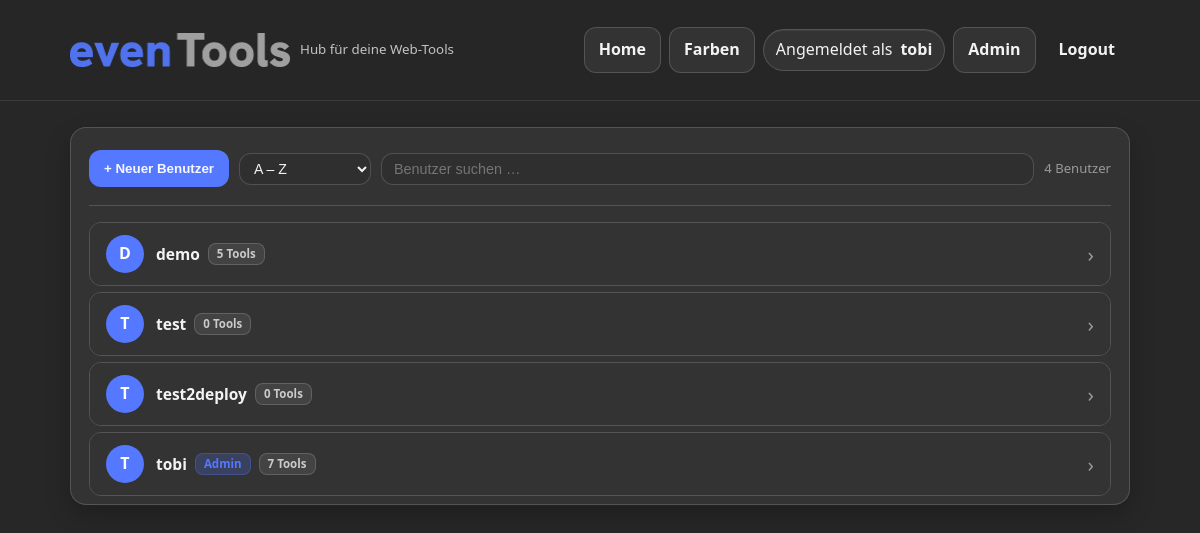
/admin_users.php (signed in), run on the app's committed database.
### tables this page shows
CREATE TABLE users (
  id INTEGER PRIMARY KEY AUTOINCREMENT,
  username TEXT UNIQUE NOT NULL,
  passhash TEXT NOT NULL,
  tools TEXT NOT NULL,
  is_admin INTEGER NOT NULL DEFAULT 0
);

### app/config.php (called while the page is built, shortened)
<?php
$dataDirEnv = trim((string)(getenv('APP_DATA_DIR') ?: ''));
$dataDir = $dataDirEnv !== '' ? $dataDirEnv : __DIR__;
return [
  'site_name'    => 'Tools',
  'session_name' => 'TOOLSSESS',
  'tools_dir'    => __DIR__ . '/tools',
  'db_path'      => $dataDir . '/users.sqlite',
  'dguv_db_path' => $dataDir . '/dguv.sqlite',
  'cuesheet_db_path' => $dataDir . '/cuesheet.sqlite',
  'pdf_template_db_path' => $dataDir . '/pdf_templates.sqlite',
  'patchmatrix_db_path' => $dataDir . '/patchmatrix.sqlite',
  'data_dir' => $dataDir,
  'dguv_agent_token' => getenv('DGUV_AGENT_TOKEN') ?: '',
];

### admin_users.php (the view, shortened to what this page needs)
<?php
require __DIR__ . '/_bootstrap.php';
$config = require __DIR__ . '/app/config.php';
$db = new PDO('sqlite:' . $config['db_path']);
$db->setAttribute(PDO::ATTR_ERRMODE, PDO::ERRMODE_EXCEPTION);
$allTools = [];
$toolsBase = realpath($config['tools_dir']);
if ($toolsBase) {
  foreach (glob($toolsBase . '/*', GLOB_ONLYDIR) as $dir) $allTools[] = basename($dir);
  sort($allTools);
}
$users = $db->query("SELECT id, username, is_admin, tools FROM users ORDER BY username")->fetchAll(PDO::FETCH_ASSOC);
?>
<div class="card card-compact-bottom">
  <div class="um-toolbar">
    <button class="btn btn-primary" id="open-create-modal" type="button">&#43; Neuer Benutzer</button>
    <select class="select um-sort-select" id="um-sort" title="Sortierung">
      <option value="az">A &#x2013; Z</option>
    </select>
    <div class="um-search-wrap">
      <input class="input um-search" id="um-search" type="search" placeholder="Benutzer suchen &#x2026;" autocomplete="off">
    </div>
    <span class="um-count" id="um-count"><?=count($users)?> Benutzer</span>
  </div>
  <div class="um-list" id="um-list">
  <?php foreach ($users as $u):
    $uid       = (int)$u['id'];
    $uname     = (string)$u['username'];
    $uadmin    = (int)$u['is_admin'];
    $utools    = json_decode((string)$u['tools'], true) ?: [];
    if ($uadmin) $utools = $allTools;
    $toolCount = count($utools);
    $initial   = mb_strtoupper(mb_substr($uname, 0, 1, 'UTF-8'), 'UTF-8');
  ?>
    <div class="um-item" id="um-item-<?=$uid?>" data-uid="<?=$uid?>" data-username="<?=h(strtolower($uname))?>" data-admin="<?=$uadmin?>">
      <div class="um-row" data-uid="<?=$uid?>" tabindex="0" role="button" aria-expanded="false" aria-controls="um-panel-<?=$uid?>">
        <div class="um-avatar"><?=h($initial)?></div>
        <div class="um-meta">
          <span class="um-username"><?=h($uname)?></span>
          <?php if ($uadmin): ?>
            <span class="um-badge um-badge-admin">Admin</span>
          <?php endif; ?>
          <span class="um-badge um-badge-tools"><?=$toolCount?> Tool<?=($toolCount !== 1 ? 's' : '')?></span>
        </div>
        <span class="um-chevron" aria-hidden="true">&#x203A;</span>
      </div>
    </div>
  <?php endforeach; ?>
  </div>
</div>

### assets/app.css (style rules this page uses)
:root { --bg: #272727; --panel: #333333; --panel2: #3d3d3d; --border: rgba(255,255,255,.16); --text: rgba(255,255,255,.94); --muted: rgba(255,255,255,.72); --faint: rgba(255,255,255,.5); --field-bg: #2f2f2f; --field-bg-focus: #363636; --option-bg: #333333; --option-text: #f4f4f4; --accent: #5478ff; --accent2: #ffe400; --ok: #14a76c; --warn: #ffe400; --bad: #ff652f; --shadow: 0 10px 24px rgba(0,0,0,.22); --radius: 16px; --radius2: 12px; --mono: ui-monospace, SFMono-Regular, Menlo, Monaco, Consolas, "Liberation Mono","Courier New", monospace; --sans: ui-sans-serif, system-ui, -apple-system, Segoe UI, Roboto, Helvetica, Arial, "Apple Color Emoji","Segoe UI Emoji"; }
@media (prefers-color-scheme: light) { :root { --bg: #272727; --panel: #333333; --panel2: #3d3d3d; --border: rgba(255,255,255,.16); --text: rgba(255,255,255,.94); --muted: rgba(255,255,255,.72); --faint: rgba(255,255,255,.5); --field-bg: #2f2f2f; --field-bg-focus: #363636; --option-bg: #333333; --option-text: #f4f4f4; --shadow: 0 10px 24px rgba(0,0,0,.22); } }
* { box-sizing:border-box; }
html { height: 100%; overflow-y: auto; }
body { margin:0; min-height: 100vh; font-family: var(--sans); color: var(--text); background: var(--bg); line-height:1.45; }
.btn { display:inline-flex; align-items:center; justify-content:center; gap: 8px; padding: 10px 14px; border-radius: 12px; border: 1px solid var(--border); background: var(--panel); color: var(--text); cursor: pointer; font-weight: 650; transition: transform .06s ease, background .2s ease, border-color .2s ease; }
.btn-primary { background: var(--accent); border-color: rgba(84,120,255,.45); color: rgba(255,255,255,.95); }
.card { border: 1px solid var(--border); background: var(--panel); border-radius: var(--radius); box-shadow: var(--shadow); padding: 18px; }
.card-compact-bottom { padding-bottom: 8px; }
.input, .select { width: 100%; padding: 12px 12px; border-radius: 12px; border: 1px solid var(--border); background: var(--field-bg); color: var(--text); outline: none; }
.select, select { color: var(--text); }
.select option, .select optgroup, select option, select optgroup { background: var(--option-bg); color: var(--option-text); }
.um-toolbar { display: flex; align-items: center; flex-wrap: wrap; gap: 10px; padding: 4px 0 18px; border-bottom: 1px solid var(--border); margin-bottom: 16px; }
.um-count { margin-left: auto; font-size: .82rem; color: var(--faint); white-space: nowrap; }
.um-sort-select { width: auto; padding: 6px 10px; font-size: .88rem; }
.um-search-wrap { flex: 1; min-width: 160px; }
.um-search { width: 100%; padding: 7px 12px; font-size: .9rem; }
.um-list { display: flex; flex-direction: column; gap: 6px; }
.um-item { border: 1px solid var(--border); border-radius: var(--radius2); overflow: hidden; transition: border-color .15s; }
.um-row { display: flex; align-items: center; gap: 12px; padding: 12px 16px; cursor: pointer; user-select: none; background: var(--panel); transition: background .12s; }
.um-avatar { flex-shrink: 0; width: 38px; height: 38px; border-radius: 50%; background: var(--accent); color: #fff; font-weight: 700; font-size: 1rem; display: flex; align-items: center; justify-content: center; }
.um-meta { display: flex; align-items: center; gap: 8px; flex-wrap: wrap; flex: 1; min-width: 0; }
.um-username { font-weight: 600; font-size: .97rem; white-space: nowrap; overflow: hidden; text-overflow: ellipsis; }
.um-badge { font-size: .72rem; font-weight: 600; border-radius: 8px; padding: 2px 8px; white-space: nowrap; }
.um-badge-admin { background: rgba(84,120,255,.22); color: var(--accent); border: 1px solid rgba(84,120,255,.3); }
.um-badge-tools { background: rgba(255,255,255,.08); color: var(--muted); border: 1px solid var(--border); }
.um-chevron { flex-shrink: 0; font-size: 1.3rem; color: var(--faint); transition: transform .2s; line-height: 1; }

### data on the page
users: username "D", username "demo", tools "5"
users: username "T", username "test", tools "0"
users: username "T", username "test2deploy", tools "0"
users: username "T", username "tobi", is_admin "Admin", toolCount "7"

### other printed values
$user "tobi"
count($users) "4"
